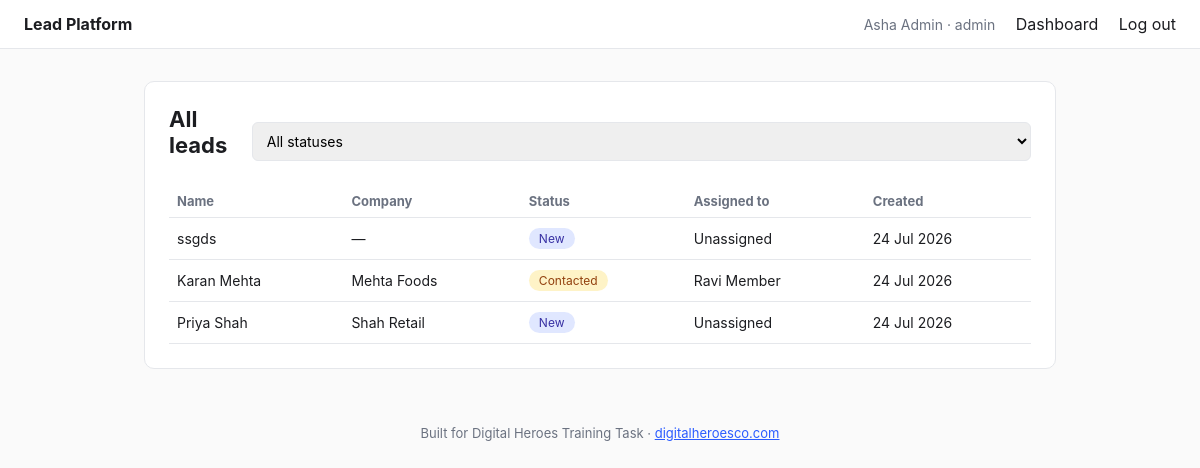
The app's page /dashboard (signed in) with its own data.
### models.py (models this page shows, shortened)
class User(UserMixin, db.Model):
    __tablename__ = "users"
    id = db.Column(db.Integer, primary_key=True)
    name = db.Column(db.String(120), nullable=False)
    email = db.Column(db.String(120), unique=True, nullable=False)
    password_hash = db.Column(db.String(255), nullable=False)
    role = db.Column(db.String(20), nullable=False, default="member")
    created_at = db.Column(db.DateTime, default=datetime.utcnow)
    assigned_leads = db.relationship("Lead", backref="assignee", foreign_keys="Lead.assigned_to_id")
    @property
    def is_admin(self):
        return self.role == "admin"

class Lead(db.Model):
    __tablename__ = "leads"
    id = db.Column(db.Integer, primary_key=True)
    full_name = db.Column(db.String(120), nullable=False)
    email = db.Column(db.String(120), nullable=False)
    phone = db.Column(db.String(30))
    company = db.Column(db.String(120))
    message = db.Column(db.Text)
    source = db.Column(db.String(50), default="web_form")
    status = db.Column(db.String(20), nullable=False, default="new")
    assigned_to_id = db.Column(db.Integer, db.ForeignKey("users.id"), nullable=True)
    created_at = db.Column(db.DateTime, default=datetime.utcnow)
    updated_at = db.Column(db.DateTime, default=datetime.utcnow, onupdate=datetime.utcnow)
    notes = db.relationship("Note", backref="lead", cascade="all, delete-orphan", lazy="dynamic")
    activities = db.relationship("ActivityLog", backref="lead", cascade="all, delete-orphan", lazy="dynamic")

### app.py (the view)
@app.route("/dashboard")
@login_required
def dashboard():
    query = Lead.query
    if not current_user.is_admin:
        query = query.filter_by(assigned_to_id=current_user.id)
    leads = query.order_by(Lead.created_at.desc()).all()
    members = User.query.filter_by(role="member").all() if current_user.is_admin else []
    return render_template(
        "dashboard.html", leads=leads, members=members, statuses=LEAD_STATUSES
    )

### app.py (called while the page is built)
@login_manager.user_loader
def load_user(user_id):
    return User.query.get(int(user_id))

### templates/dashboard.html (shortened to what this page needs)
{% extends "base.html" %}
{% block content %}
<div class="card">
  <div class="row-between">
    <h1>{{ 'All leads' if current_user.is_admin else 'My leads' }}</h1>
    <select id="status-filter">
      <option value="">All statuses</option>
    </select>
  </div>
  <table class="leads-table">
    <thead>
      <tr>
        <th>Name</th><th>Company</th><th>Status</th><th>Assigned to</th><th>Created</th>
      </tr>
    </thead>
    <tbody>
      {% for lead in leads %}
      <tr class="lead-row" data-status="{{ lead.status }}" onclick="location.href='{{ url_for('lead_detail', lead_id=lead.id) }}'">
        <td>{{ lead.full_name }}</td>
        <td>{{ lead.company or '—' }}</td>
        <td><span class="pill pill-{{ lead.status }}">{{ lead.status }}</span></td>
        <td>{{ lead.assignee.name if lead.assignee else 'Unassigned' }}</td>
        <td>{{ lead.created_at.strftime('%d %b %Y') }}</td>
      </tr>
      {% else %}
      <tr><td colspan="5" class="muted">No leads yet.</td></tr>
      {% endfor %}
    </tbody>
  </table>
</div>
{% endblock %}

### templates/base.html (shortened to what this page needs)
<!doctype html>
<html lang="en">
<head>
  <link rel="stylesheet" href="{{ url_for('static', filename='css/style.css') }}">
</head>
<body>
  <header class="topbar">
    <a class="brand" href="{{ url_for('dashboard') if current_user.is_authenticated else url_for('capture_form') }}">Lead Platform</a>
    <nav>
      {% if current_user.is_authenticated %}
        <span class="who">{{ current_user.name }} · {{ current_user.role }}</span>
        <a href="{{ url_for('dashboard') }}">Dashboard</a>
        <a href="{{ url_for('logout') }}">Log out</a>
      {% else %}
        <a href="{{ url_for('login') }}">Log in</a>
      {% endif %}
    </nav>
  </header>
  <main class="container">
    {% block content %}{% endblock %}
  </main>
  <footer class="site-footer">
    Built for Digital Heroes Training Task · <a href="https://digitalheroesco.com" target="_blank" rel="noopener">digitalheroesco.com</a>
  </footer>
</body>
</html>

### static/css/style.css (style rules this page uses)
:root { --ink: #1c1d21; --muted: #6b7280; --line: #e5e7eb; --accent: #2b5cff; --bg: #fafafa; }
* { box-sizing: border-box; }
body { font-family: -apple-system, BlinkMacSystemFont, "Segoe UI", Roboto, sans-serif; margin: 0; color: var(--ink); background: var(--bg); }
.topbar { display: flex; justify-content: space-between; align-items: center; padding: 14px 24px; border-bottom: 1px solid var(--line); background: #fff; }
.brand { font-weight: 700; text-decoration: none; color: var(--ink); }
nav a { margin-left: 16px; color: var(--ink); text-decoration: none; }
.who { color: var(--muted); font-size: 14px; }
.container { max-width: 960px; margin: 32px auto; padding: 0 24px; }
.card { background: #fff; border: 1px solid var(--line); border-radius: 10px; padding: 24px; margin-bottom: 20px; }
h1 { margin-top: 0; font-size: 22px; }
input, textarea, select { width: 100%; padding: 9px 10px; margin-top: 5px; border: 1px solid var(--line); border-radius: 6px; font-size: 14px; font-family: inherit; }
.row-between { display: flex; justify-content: space-between; align-items: center; }
.leads-table { width: 100%; border-collapse: collapse; margin-top: 12px; }
.leads-table th { text-align: left; font-size: 13px; color: var(--muted); padding: 8px; border-bottom: 1px solid var(--line); }
.leads-table td { padding: 10px 8px; border-bottom: 1px solid var(--line); font-size: 14px; }
.lead-row { cursor: pointer; }
.pill { display: inline-block; padding: 3px 10px; border-radius: 999px; font-size: 12px; text-transform: capitalize; background: #eee; }
.pill-new { background: #e0e7ff; color: #3730a3; }
.pill-contacted { background: #fef3c7; color: #92400e; }
.site-footer { text-align: center; color: var(--muted); font-size: 13px; padding: 24px; }
.site-footer a { color: var(--accent); }

### records on screen
User: name "Asha Admin", role "admin", role "All leads"
Lead: full_name "ssgds", company "—", status "New", assignee "Unassigned", created_at "24 Jul 2026"
Lead: full_name "Karan Mehta", company "Mehta Foods", status "Contacted", assignee "Ravi Member", created_at "24 Jul 2026"
Lead: full_name "Priya Shah", company "Shah Retail", status "New", assignee "Unassigned", created_at "24 Jul 2026"
